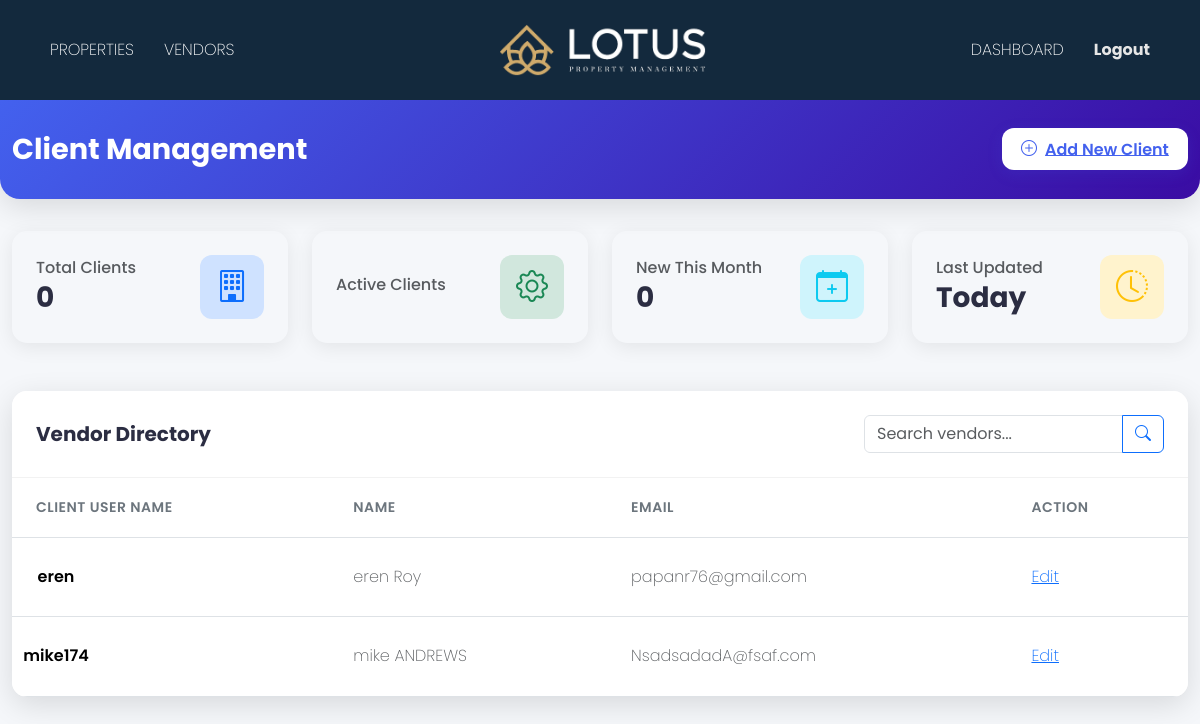
/clientmanager/clients/all/, run on the app's committed database.
### mainapp/models.py (models this page shows, shortened)
class Client(models.Model):
    first_name = models.CharField(max_length=150)
    last_name = models.CharField(max_length=150)
    username = models.CharField(max_length=150, unique=True, blank=True)
    email = models.EmailField()
    password = models.CharField(max_length=255, blank=True)
    address = models.CharField(max_length=255, blank=True, null=True)
    city = models.CharField(max_length=100, blank=True, null=True)
    state = models.CharField(max_length=100, blank=True, null=True)
    zipcode = models.CharField(max_length=10, blank=True, null=True)
    phone_number = models.CharField(max_length=15,blank=True, null=True)
    office_phone = models.CharField(max_length=15, blank=True, null=True)
    business_address = models.CharField(max_length=255, blank=True, null=True)
    PREFERRED_CONTACT_CHOICES = [
        ('email', 'Email'),
        ('phone', 'Phone'),
        ('text', 'text'),
    ]
    preferred_contact_method = models.CharField(
        max_length=10, choices=PREFERRED_CONTACT_CHOICES, default='email'
    )
    PRIORITY_CHOICES = [
    ('primary', 'Primary'),
    ('secondary', 'Secondary'),
    ('tertiary', 'Tertiary'),
    ]
    contact1_name = models.CharField(max_length=150, blank=True, null=True)
    contact1_last_name = models.CharField(max_length=150, blank=True, null=True)
    contact1_email = models.EmailField(blank=True, null=True)
    contact1_phone = models.CharField(max_length=15, blank=True, null=True)
    contact1_office_phone = models.CharField(max_length=15, blank=True, null=True)
    contact1_buisness_adress = models.CharField(max_length=15, blank=True, null=True)
    contact1_preferred = models.CharField(
        max_length=10, choices=PREFERRED_CONTACT_CHOICES, blank=True, null=True
    )
    contact1_priority = models.CharField(
    max_length=10, choices=PRIORITY_CHOICES, blank=True, null=True
    )
    contact2_name = models.CharField(max_length=150, blank=True, null=True)
    contact2_last_name = models.CharField(max_length=150, blank=True, null=True)
    contact2_email = models.EmailField(blank=True, null=True)
    contact2_phone = models.CharField(max_length=15, blank=True, null=True)
    contact2_office_phone = models.CharField(max_length=15, blank=True, null=True)
    contact2_buisness_adress = models.CharField(max_length=15, blank=True, null=True)
    contact2_preferred = models.CharField(
        max_length=10, choices=PREFERRED_CONTACT_CHOICES, blank=True, null=True
    )
    contact2_priority = models.CharField(
    max_length=10, choices=PRIORITY_CHOICES, blank=True, null=True
    )
    contact3_name = models.CharField(max_length=150, blank=True, null=True)
    contact3_last_name = models.CharField(max_length=150, blank=True, null=True)
    contact3_email = models.EmailField(blank=True, null=True)
    contact3_phone = models.CharField(max_length=15, blank=True, null=True)
    contact3_office_phone = models.CharField(max_length=15, blank=True, null=True)
    contact3_buisness_adress = models.CharField(max_length=15, blank=True, null=True)
    contact3_preferred = models.CharField(
        max_length=10, choices=PREFERRED_CONTACT_CHOICES, blank=True, null=True
    )
    contact3_priority = models.CharField(
    max_length=10, choices=PRIORITY_CHOICES, blank=True, null=True
    )
    contact4_name = models.CharField(max_length=150, blank=True, null=True)
    contact4_last_name = models.CharField(max_length=150, blank=True, null=True)
    contact4_email = models.EmailField(blank=True, null=True)
    contact4_phone = models.CharField(max_length=15, blank=True, null=True)
    contact4_office_phone = models.CharField(max_length=15, blank=True, null=True)
    contact4_buisness_adress = models.CharField(max_length=15, blank=True, null=True)
    contact4_preferred = models.CharField(
        max_length=10, choices=PREFERRED_CONTACT_CHOICES, blank=True, null=True
    )
    contact4_priority = models.CharField(
    max_length=10, choices=PRIORITY_CHOICES, blank=True, null=True
    )
    contact5_name = models.CharField(max_length=150, blank=True, null=True)
    contact5_last_name = models.CharField(max_length=150, blank=True, null=True)
    contact5_email = models.EmailField(blank=True, null=True)
    contact5_phone = models.CharField(max_length=15, blank=True, null=True)
    contact5_office_phone = models.CharField(max_length=15, blank=True, null=True)
    contact5_buisness_adress = models.CharField(max_length=15, blank=True, null=True)
    contact5_preferred = models.CharField(
        max_length=10, choices=PREFERRED_CONTACT_CHOICES, blank=True, null=True
    )
    contact5_priority = models.CharField(
    max_length=10, choices=PRIORITY_CHOICES, blank=True, null=True
    )
    created_at = models.DateTimeField(auto_now_add=True)

### clientmanager/views.py (the view)
# urls.py: path('clients/all/', views.client_list_page, name='client_list_page'),
def client_list_page(request):
    clients = Client.objects.all()
    return render(request, 'clientmanager/client/client_list_page.html', {'clients': clients})

### template/clientmanager/client/client_list_page.html (shortened to what this page needs)
{% extends 'cmbase.html' %}
{% load static %}
{% block content %}
<div class="dashboard-header">
  <div class="container-fluid">
    <div class="row align-items-center">
      <div class="col-md-8">
        <h1 class="dashboard-title">Client Management</h1>
      </div>
      <div class="col-md-4 text-md-end mt-3 mt-md-0">
        <a href="{% url 'clientmanager:client_create_view' %}" class="btn-add">
          <i class="bi bi-plus-circle"></i>Add New Client
        </a>
      </div>
    </div>
  </div>
</div>
<div class="container-fluid">
  <div class="row mb-4">
    <div class="col-xl-3 col-md-6 mb-4">
      <div class="stats-card">
        <div class="card-body p-4">
          <div class="d-flex justify-content-between align-items-center">
            <div>
              <h6 class="text-muted mb-1">Total Clients</h6>
              <h3 class="mb-0 fw-bold">{{ client|length }}</h3>
            </div>
            <div class="icon bg-primary-subtle text-primary">
              <i class="bi bi-building"></i>
            </div>
          </div>
        </div>
      </div>
    </div>
    <div class="col-xl-3 col-md-6 mb-4">
      <div class="stats-card">
        <div class="card-body p-4">
          <div class="d-flex justify-content-between align-items-center">
            <div>
              <h6 class="text-muted mb-1">Active Clients</h6>
            </div>
            <div class="icon bg-success-subtle text-success">
              <i class="bi bi-gear"></i>
            </div>
          </div>
        </div>
      </div>
    </div>
    <div class="col-xl-3 col-md-6 mb-4">
      <div class="stats-card">
        <div class="card-body p-4">
          <div class="d-flex justify-content-between align-items-center">
            <div>
              <h6 class="text-muted mb-1">New This Month</h6>
              <h3 class="mb-0 fw-bold">{{ vendors|dictsortreversed:"id"|slice:":3"|length }}</h3>
            </div>
            <div class="icon bg-info-subtle text-info">
              <i class="bi bi-calendar-plus"></i>
            </div>
          </div>
        </div>
      </div>
    </div>
    <div class="col-xl-3 col-md-6 mb-4">
      <div class="stats-card">
        <div class="card-body p-4">
          <div class="d-flex justify-content-between align-items-center">
            <div>
              <h6 class="text-muted mb-1">Last Updated</h6>
              <h3 class="mb-0 fw-bold">Today</h3>
            </div>
            <div class="icon bg-warning-subtle text-warning">
              <i class="bi bi-clock-history"></i>
            </div>
          </div>
        </div>
      </div>
    </div>
  </div>
  <div class="row">
    <div class="col-12">
      <div class="vendor-card">
        <div class="card-header d-flex justify-content-between align-items-center">
          <h5 class="mb-0 fw-bold">Vendor Directory</h5>
          <div class="input-group" style="max-width: 300px;">
            <input type="text" class="form-control" placeholder="Search vendors..." id="vendorSearch">
            <button class="btn btn-outline-primary" type="button">
              <i class="bi bi-search"></i>
            </button>
          </div>
        </div>
<div class="table-responsive">
    <table class="table vendor-table" id="vendorTable">
      <thead>
        <tr>
          <th>Client User Name</th>
          <th>Name</th>
          <th>Email</th>
          <th>Action </th>
        </tr>
      </thead>
      <tbody>
        {% for client in clients %}
        <tr>
          <td>
            <div class="d-flex align-items-center">
              <div class="avatar me-3" style="color: black;" >
                {{ client.username }}
              </div>
            </div>
          </td>
          <td>
            <span class="text-muted">{{ client.first_name }} {{ client.last_name }}</span>
          </td>
          <td>
            <span class="text-muted">{{ client.email  }}</span>
          </td>
          <td>
            <a href="{% url 'clientmanager:client_edit_page' client.id %}">Edit</a>
          </td>
        </tr>
        {% endfor %}
      </tbody>
    </table>
  </div>
      </div>
    </div>
  </div>
</div>
<link rel="stylesheet" href="https://cdn.jsdelivr.net/npm/bootstrap-icons@1.11.0/font/bootstrap-icons.css">
{% endblock content %}

### template/clientmanager/client/client_list_page.html (style rules this page uses)
:root { --primary-color: #4361ee; --secondary-color: #3f37c9; --accent-color: #4cc9f0; --success-color: #2ec4b6; --danger-color: #e63946; --light-bg: #f8f9fa; --dark-text: #2b2d42; --card-shadow: 0 8px 30px rgba(0, 0, 0, 0.12); --gradient-bg: linear-gradient(135deg, #4361ee, #3a0ca3); }
body { background-color: #f5f7fa; color: var(--dark-text); font-family: 'Poppins', sans-serif; }
.dashboard-header { background: var(--gradient-bg); padding: 2rem 0; border-radius: 0 0 20px 20px; margin-bottom: 2rem; box-shadow: var(--card-shadow); }
.dashboard-title { color: white; font-weight: 700; margin-bottom: 0; font-size: 1.8rem; }
.stats-card { border-radius: 15px; transition: all 0.3s ease; box-shadow: 0 4px 20px rgba(0, 0, 0, 0.08); border: none; height: 100%; }
.stats-card .icon { font-size: 2rem; width: 64px; height: 64px; display: flex; align-items: center; justify-content: center; border-radius: 12px; }
.vendor-card { background: white; border-radius: 15px; box-shadow: var(--card-shadow); border: none; overflow: hidden; }
.vendor-card .card-header { background: white; border-bottom: 1px solid rgba(0, 0, 0, 0.05); padding: 1.5rem; }
.vendor-table { margin-bottom: 0; }
.vendor-table th { font-weight: 600; font-size: 0.875rem; text-transform: uppercase; letter-spacing: 0.5px; color: #6c757d; padding: 1.2rem 1.5rem; }
.vendor-table td { padding: 1.2rem 1.5rem; vertical-align: middle; }
.vendor-table tr { transition: all 0.2s ease; }
.avatar { width: 40px; height: 40px; border-radius: 10px; display: flex; align-items: center; justify-content: center; font-weight: 600; color: white; font-size: 1rem; }
.btn-add { background: white; color: var(--primary-color); border: none; box-shadow: 0 4px 15px rgba(67, 97, 238, 0.15); border-radius: 12px; padding: 0.6rem 1.2rem; font-weight: 600; transition: all 0.3s; }
.btn-add i { margin-right: 0.5rem; }

### data on the page
Client: username "eren", first_name "eren", last_name "Roy", email "papanr76@gmail.com"
Client: username "mike174", first_name "mike", last_name "ANDREWS", email "NsadsadadA@fsaf.com"

### other printed values
{{ client|length }} "0"
{{ vendors|dictsortreversed:"id"|slice:":3"|length }} "0"
